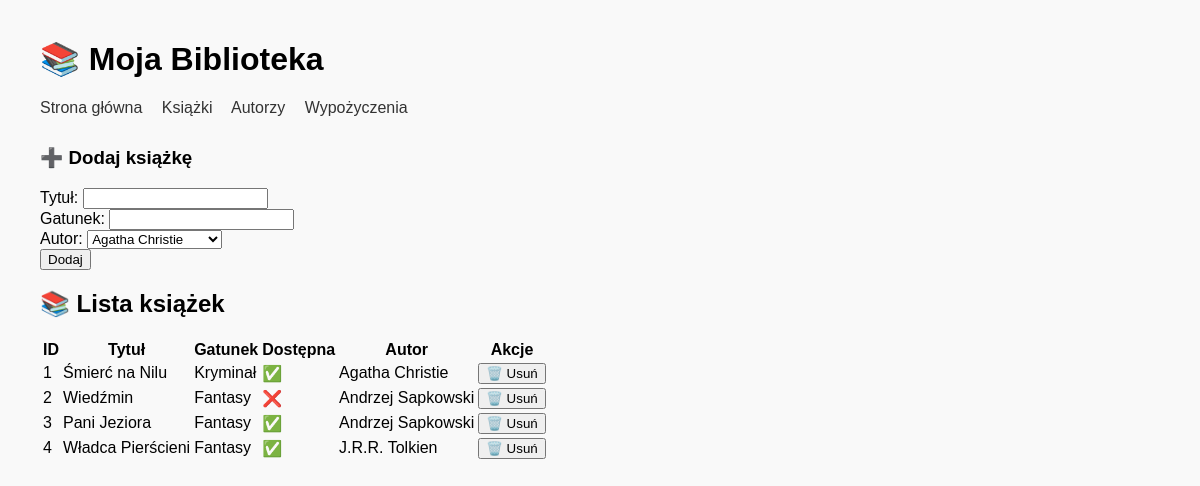
Before: /books with the older database file.
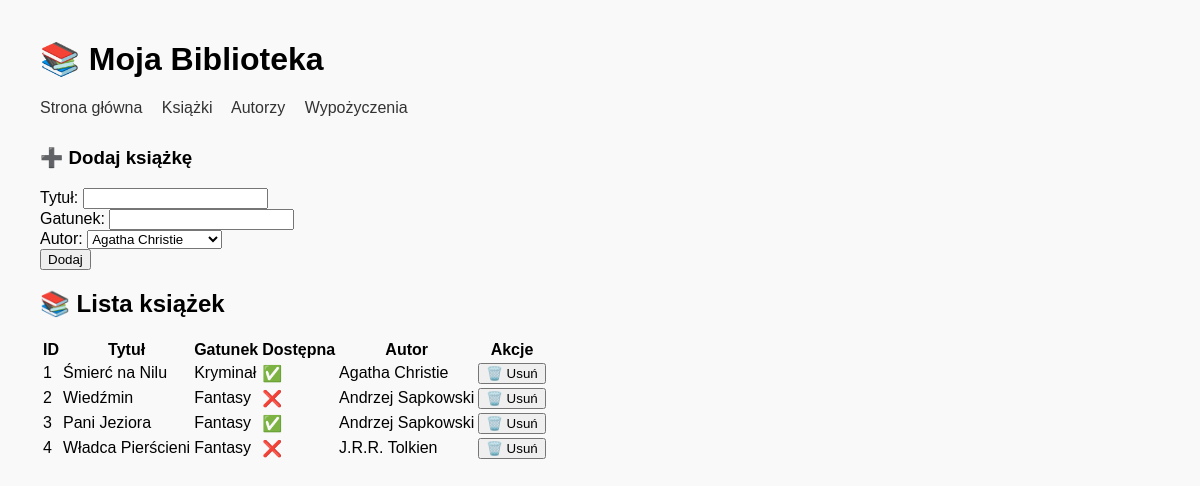
After: the same page with the newer database file.
### app/models.py (models this page shows, shortened)
class Book(db.Model):
    __tablename__ = "books"
    id = db.Column(db.Integer, primary_key=True)
    author_id = db.Column(db.Integer, db.ForeignKey("authors.id"), nullable=False)
    title = db.Column(db.String(200), nullable=False)
    genre = db.Column(db.String(100))
    available = db.Column(db.Boolean, default=True)
    borrowings = db.relationship("Borrowings", backref="book", lazy="dynamic")

class Author(db.Model):
    __tablename__ = "authors"
    id = db.Column(db.Integer, primary_key=True)
    name = db.Column(db.String(100), nullable=False)
    surname = db.Column(db.String(100), nullable=False)
    nationality = db.Column(db.String(100))
    books = db.relationship("Book", backref="author", lazy="dynamic")

### app/routes.py (the view, shortened to what this page needs)
@app.route("/books", strict_slashes=False, methods=["GET", "POST"])
def books():
    all_books = Book.query.all()
    all_authors = Author.query.all()
    return render_template("books.html", books=all_books, authors=all_authors)

### app/templates/books.html (shortened to what this page needs)
{% extends "base.html" %}
{% block content %}
<h3>➕ Dodaj książkę</h3>
<form method="POST">
    <label for="title">Tytuł:</label>
    <input type="text" name="title" required><br>
    <label for="genre">Gatunek:</label>
    <input type="text" name="genre"><br>
    <label for="author_id">Autor:</label>
    <select name="author_id" required>
        {% for author in authors %}
        <option value="{{ author.id }}">{{ author.name }} {{ author.surname }}</option>
        {% endfor %}
    </select><br>
    <button type="submit">Dodaj</button>
</form>
<h2>📚 Lista książek</h2>
<table>
    <tr>
        <th>ID</th>
        <th>Tytuł</th>
        <th>Gatunek</th>
        <th>Dostępna</th>
        <th>Autor</th>
        <th>Akcje</th>
    </tr>
    {% for book in books %}
    <tr>
        <td>{{ book.id }}</td>
        <td>{{ book.title }}</td>
        <td>{{ book.genre }}</td>
        <td>{{ "✅" if book.available else "❌" }}</td>
        <td>{{ book.author.name }} {{ book.author.surname }}</td>
        <td>
            <form method="POST" action="{{ url_for('delete_book', book_id=book.id) }}" style="display:inline;">
                <button type="submit" onclick="return confirm('Czy na pewno chcesz usunąć tę książkę?')">🗑️
                    Usuń</button>
            </form>
        </td>
    </tr>
    {% endfor %}
</table>
{% endblock %}

Changed rows visible on the page:
changed Book "Władca Pierścieni": available "✅" → "❌"
